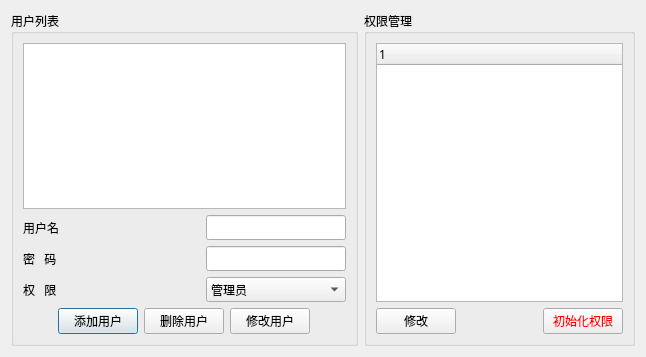
<?xml version="1.0" encoding="UTF-8"?>
<ui version="4.0">
 <class>BCSettingPerviewDlg</class>
 <widget class="QDialog" name="BCSettingPerviewDlg">
  <property name="geometry">
   <rect>
    <x>0</x>
    <y>0</y>
    <width>646</width>
    <height>357</height>
   </rect>
  </property>
  <property name="windowTitle">
   <string>Dialog</string>
  </property>
  <layout class="QHBoxLayout" name="horizontalLayout_2">
   <item>
    <widget class="QGroupBox" name="groupBox">
     <property name="font">
      <font>
       <family>微软雅黑</family>
      </font>
     </property>
     <property name="title">
      <string>用户列表</string>
     </property>
     <layout class="QVBoxLayout" name="verticalLayout_2">
      <item>
       <widget class="QTableWidget" name="tableWidget"/>
      </item>
      <item>
       <layout class="QGridLayout" name="gridLayout">
        <item row="0" column="0">
         <widget class="QLabel" name="userName">
          <property name="text">
           <string>用户名</string>
          </property>
         </widget>
        </item>
        <item row="0" column="1">
         <spacer name="horizontalSpacer_4">
          <property name="orientation">
           <enum>Qt::Horizontal</enum>
          </property>
          <property name="sizeHint" stdset="0">
           <size>
            <width>40</width>
            <height>20</height>
           </size>
          </property>
         </spacer>
        </item>
        <item row="0" column="2">
         <widget class="QLineEdit" name="userNameEdit"/>
        </item>
        <item row="1" column="0">
         <widget class="QLabel" name="password">
          <property name="text">
           <string>密   码</string>
          </property>
         </widget>
        </item>
        <item row="1" column="2">
         <widget class="QLineEdit" name="passwordEdit"/>
        </item>
        <item row="2" column="2">
         <widget class="QComboBox" name="m_pUserPreviewComboBox">
          <item>
           <property name="text">
            <string>管理员</string>
           </property>
          </item>
          <item>
           <property name="text">
            <string>操作员</string>
           </property>
          </item>
          <item>
           <property name="text">
            <string>用户</string>
           </property>
          </item>
         </widget>
        </item>
        <item row="2" column="0">
         <widget class="QLabel" name="label">
          <property name="text">
           <string>权   限</string>
          </property>
         </widget>
        </item>
       </layout>
      </item>
      <item>
       <layout class="QHBoxLayout" name="horizontalLayout_3">
        <item>
         <spacer name="horizontalSpacer_2">
          <property name="orientation">
           <enum>Qt::Horizontal</enum>
          </property>
          <property name="sizeHint" stdset="0">
           <size>
            <width>40</width>
            <height>20</height>
           </size>
          </property>
         </spacer>
        </item>
        <item>
         <widget class="QPushButton" name="addBut">
          <property name="text">
           <string>添加用户</string>
          </property>
         </widget>
        </item>
        <item>
         <widget class="QPushButton" name="removeBut">
          <property name="text">
           <string>删除用户</string>
          </property>
         </widget>
        </item>
        <item>
         <widget class="QPushButton" name="m_pModifyBtn">
          <property name="text">
           <string>修改用户</string>
          </property>
         </widget>
        </item>
        <item>
         <spacer name="horizontalSpacer_3">
          <property name="orientation">
           <enum>Qt::Horizontal</enum>
          </property>
          <property name="sizeHint" stdset="0">
           <size>
            <width>40</width>
            <height>20</height>
           </size>
          </property>
         </spacer>
        </item>
       </layout>
      </item>
     </layout>
    </widget>
   </item>
   <item>
    <widget class="QGroupBox" name="groupBox_2">
     <property name="maximumSize">
      <size>
       <width>300</width>
       <height>16777215</height>
      </size>
     </property>
     <property name="font">
      <font>
       <family>微软雅黑</family>
      </font>
     </property>
     <property name="title">
      <string>权限管理</string>
     </property>
     <layout class="QVBoxLayout" name="verticalLayout">
      <item>
       <widget class="QTreeWidget" name="treeWidget">
        <column>
         <property name="text">
          <string notr="true">1</string>
         </property>
        </column>
       </widget>
      </item>
      <item>
       <layout class="QHBoxLayout" name="horizontalLayout">
        <item>
         <widget class="QPushButton" name="m_pModifyPerviewBtn">
          <property name="text">
           <string>修改</string>
          </property>
         </widget>
        </item>
        <item>
         <spacer name="horizontalSpacer">
          <property name="orientation">
           <enum>Qt::Horizontal</enum>
          </property>
          <property name="sizeHint" stdset="0">
           <size>
            <width>40</width>
            <height>20</height>
           </size>
          </property>
         </spacer>
        </item>
        <item>
         <widget class="QPushButton" name="m_pResetDefaultMainToolBarBtn">
          <property name="toolTip">
           <string>从外部加载管理员权限，重新启动软件生效</string>
          </property>
          <property name="styleSheet">
           <string notr="true">color: rgb(255, 0, 0);</string>
          </property>
          <property name="text">
           <string>初始化权限</string>
          </property>
         </widget>
        </item>
       </layout>
      </item>
     </layout>
    </widget>
   </item>
  </layout>
 </widget>
 <resources/>
 <connections/>
</ui>
